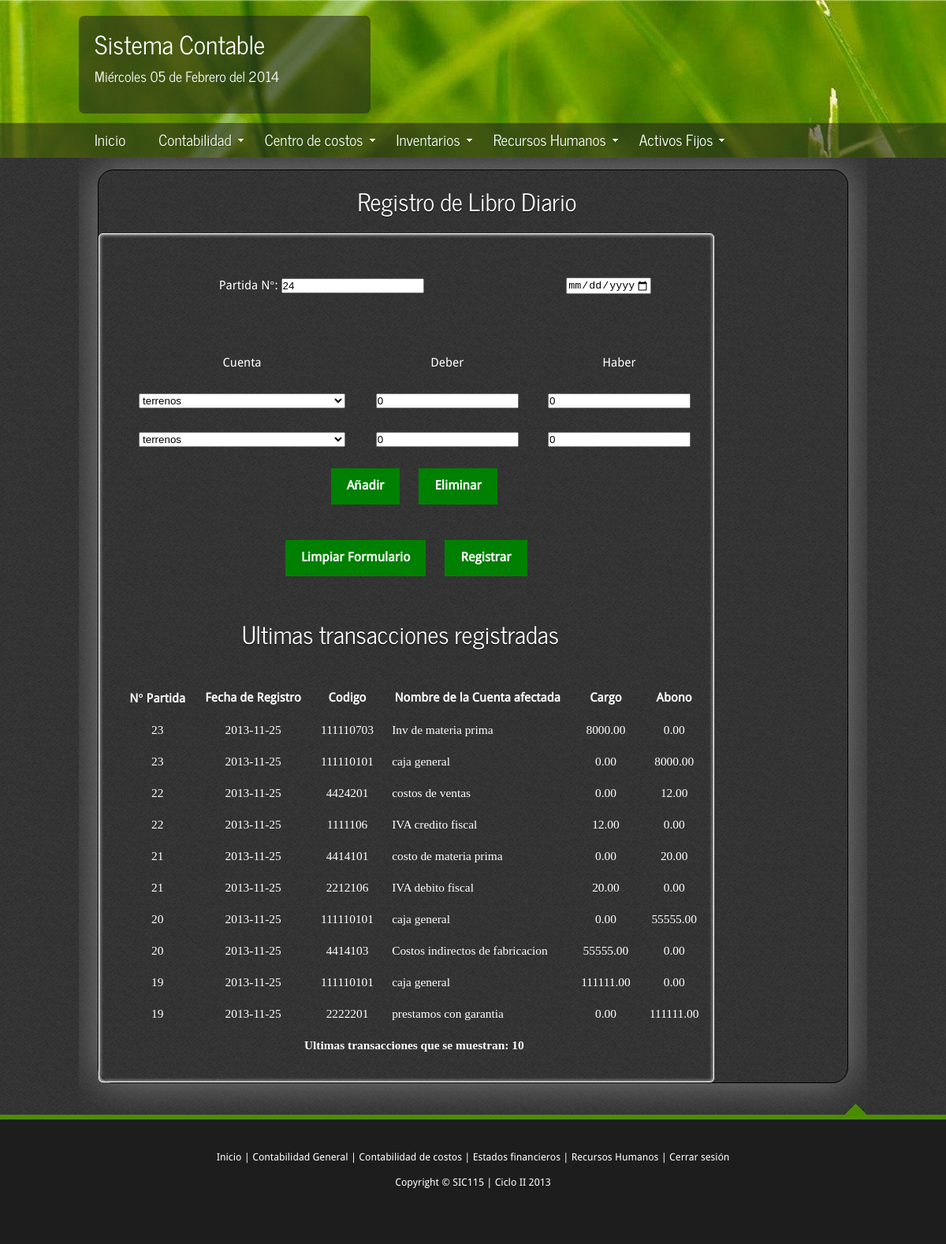
/registroDiario.php (signed in), run on the app's committed database.
### tables this page shows
CREATE TABLE IF NOT EXISTS `librodiario` (
  `NumeroTransaccion` int(10) NOT NULL,
  `CodigoCuenta` int(10) NOT NULL,
  `CargoLibroDiario` decimal(10,2) NOT NULL,
  `AbonoLibroDiario` decimal(10,2) NOT NULL,
  `FechaLibroDiario` date NOT NULL,
  PRIMARY KEY (`NumeroTransaccion`,`CodigoCuenta`)
);

CREATE TABLE IF NOT EXISTS `catalogodecuentas` (
  `CodCuenta` int(10) NOT NULL,
  `NombreCuenta` varchar(50) NOT NULL,
  `TipoCuenta` varchar(20) NOT NULL,
  `tipo2` varchar(10) NOT NULL,
  PRIMARY KEY (`CodCuenta`)
);

### registroDiario.php (the view, shortened to what this page needs)
<!DOCTYPE HTML>
<?php
   include 'funciones/funciones.php';
  $dias = array("Domingo","Lunes","Martes","Miércoles","Jueves","Viernes","Sábado");
  $meses = array("Enero","Febrero","Marzo","Abril","Mayo","Junio","Julio","Agosto","Septiembre","Octubre","Noviembre","Diciembre");
?>
<html>
<head>
  <link rel="stylesheet" type="text/css" href="css/style.css" />
  <link href="js/jquery-ui-1.10.3.custom/css/eggplant/jquery-ui-1.10.3.custom.css" rel="stylesheet">
</head>
<body>
  <div id="main">
    <header>
      <div id="logo">
        <div id="logo_text">
          <h1><a href="index.php">Sistema Contable</a><br> </h1>
             <h3> <?php
                echo $dias[date('w')]." ".date('d')." de ".$meses[date('n')-1]. " del ".date('Y');
              ?></h3>
        </div>
      </div>
      <nav>
          <?php mostrarMenu();
                function imprime_celdas($i){
                      echo "<td><select name=\"cuenta[]\" >";
                      include("conexion.php");
                      $con=mysql_connect($host,$user,$pw) or die("Problemas al conectar");
                      $QUERY = mysql_query("SELECT * FROM catalogodecuentas ", $con);
                      while ( $resultado = mysql_fetch_row($QUERY)){
                        echo "<option value='".$resultado[0]."'> ".$resultado[1]."</option>";
                      }
                  echo"</select> </td><td><input type='number' min='0' name=\"deber[]\" value='0'></td><td><input type='number' min='0' name=\"haber[]\" value='0'></td><tr>";
              }
          ?>
      </nav>
    </header>
    <div id="site_content">
      <div class="content"  style='width : 95%; border: 1px solid black; border-radius: 20px 20px 20px 20px; box-shadow:  0 0 50px gray;' >
        <h1 align="center">Registro de Libro Diario</h1>
        <form name="libro_diario" method="post" action="" style="padding: 5px;">
            <table class="tablaEntrada" style="border-spacing: 20px; width: 100%; text-aling=center;" >
                <tr>
                <td>Partida N°: <input name="partida" type="text" value= <?php
                                                                            include("conexion.php");
                                                                            $con=mysql_connect($host,$user,$pw) or die("Problemas al conectar");
                                                                            $QUERY = mysql_query("SELECT NumeroTransaccion FROM librodiario order by NumeroTransaccion desc", $con);
                                                                            $resultado = mysql_fetch_row($QUERY);
                                                                            if(!isset($resultado)){
                                                                              $numero = 0;
                                                                            }else{
                                                                              $numero = $resultado[0]+1;
                                                                            }
                                                                            echo "'".$numero."'";
                                                                        ?>  readonly></td>
                <td><input type="date" name="bday" max=<?php echo '"'.date('Y-m-d').'"';  ?> ></td>
                </tr>
            </table>
            <table class="tablaEntrada1" style="border-spacing: 10px; width: 100%; text-aling=center; ">
                <tr>
                <th>Cuenta</th>
                <th>Deber</th>
                <th>Haber</th>
                </tr>
                <?php
                    if(isset($_GET['u'])){
                    $u=$_GET['u'];
                      }
                    else {
                      $u=2;
                      }
                    for($i=0;$i<$u;$i++){
                      imprime_celdas($i);
                    }
                   echo "<tr>
                            <td colspan='3'>
                                <b><a class='boton' href='".$_SERVER['PHP_SELF']."?u=".($u+1)."'>Añadir</a>
                              </b>
                                <b><a class='boton' href='".$_SERVER['PHP_SELF']."?u=".($u-1)."'>Eliminar</a>
                              </b>
                            </td>
                         </tr>";
                ?>
            </table>
            <input class='boton' name ="boton" type="reset" value="Limpiar Formulario" >
            <input class='boton' name ="boton" type="submit" value="Registrar" >
            <table  class="tablaEntrada" style=" width: 100%; text-aling=left;" >
            <tr>
              <td><b>N° Partida</b></td>
              <td><b>Fecha de Registro</b></td>
              <td><b>Codigo</b></td>
              <td><b>Nombre de la Cuenta afectada</b></td>
              <td><b>Cargo</b></td>
              <td><b>Abono</b></td>
            </tr>
            <br>
            <br>
            <br>
            <br>
            <h1>Ultimas transacciones registradas</h1>
            <?php
              include("conexion.php");
              $link = @mysql_connect($host, $user,$pw)
                  or die ("Error al conectar a la base de datos.");
              $query = "SELECT * FROM librodiario ORDER BY NumeroTransaccion desc";
              $result = mysql_query($query);
              $numero = 0;
              $i=0;
             for($i; $i<10; $i++){
                $row=mysql_fetch_array($result);
                echo "<tr><td><font face=\"verdana\">".$row["NumeroTransaccion"]."</font></td>";
                echo "<td><font face=\"verdana\">".$row["FechaLibroDiario"]."</font></td>";
                echo "<td><font face=\"verdana\">".$row["CodigoCuenta"]."</font></td>";
                $setencia="SELECT NombreCuenta FROM  catalogodecuentas WHERE CodCuenta=".$row['CodigoCuenta'] ;
                $nombrecuenta=mysql_query($setencia, $link);
                $roww=mysql_fetch_array($nombrecuenta);
                echo "<td class=\"izquierda\"><font face=\"verdana\">".$roww['NombreCuenta']."</font></td>";
                echo "<td><font face=\"verdana\">".$row["CargoLibroDiario"]."</font></td>";
                echo "<td><font face=\"verdana\">".$row["AbonoLibroDiario"]."</font></td></tr>";
                $numero++;
              }
              echo "<tr><td colspan=\"15\"><font face=\"verdana\"><b>Ultimas transacciones que se muestran: " . $numero .
                  "</b></font></td></tr>";
            ?>
            </table>
        </form>
      </div>
    </div>
    <div id="scroll">
      <a title="Scroll to the top" class="top" href="#"><img src="images/top.png" alt="top" /></a>
    </div>
    <footer>
      <p></p>
      <p><a href="index.php">Inicio</a>
           | <a href="examples.php">Contabilidad General</a>
           | <a href="page.php">Contabilidad de costos</a>
           | <a href="another_page.php">Estados financieros</a>
           | <a href="contact.php">Recursos Humanos</a>
           | <a href="funciones/logout.php"> Cerrar sesión </a>
      </p>
      <p>Copyright &copy; SIC115 | Ciclo II 2013</p>
    </footer>
  </div>
</body>
</html>

### funciones/funciones.php (shortened to what this page needs)
<?php
function mostrarMenu() {
    echo '<div id="menu_container">
          <ul class="sf-menu" id="nav">
            <li><a href="inicio.php">Inicio</a></li>
            <li><a href="#">Contabilidad</a>
              <ul>
                <li><a href="registroDiario.php">Registros diarios</a></li>
                <li><a href="#">Catálogo de cuentas</a>
                <ul>
                    <li><a href="catalogoCuentasIngresar.php">Agregar cuentas</a></li>
                    <li><a href="catalogoCuentasEliminar.php">Eliminar cuentas</a></li>
                </ul>
                </li>
                <li><a href="#">Estados financieros</a>
                  <ul>
                    <li><a href="balanceComprobacion.php">Balance de comprobacion</a></li>
                    <li><a href="balanceResultado.php">Estado de Resultados</a></li>
                    <li><a href="#">Estado de capital</a></li>
                    <li><a href="balanceGeneral.php">Balance General</a></li>
                  </ul>
                </li>
            </ul>
            <li><a href="#">Centro de costos</a><ul>
                <li><a href="presupuestoCostoProduccion.php">Nueva orden de Produccion</a></li>
                <li><a href="listaDeOrdenes.php">Lista de ordenes de Produccion</a></li>
            </ul>
            </li>
            <li><a href="#">Inventarios</a>
            <ul>
                <li><a href="materiaPrima.php">Materia prima</a></li>
                <li><a href="#">Productos en proceso</a>
                <li><a href="#">Productos terminados</a>
                <li><a href="#">Materiales y suministros</a>
                </li>
            </ul>
            </li>
            <li><a href="#">Recursos Humanos</a>
            <ul>
                <li><a href="#">Empleados</a></li>
                <li><a href="#">Planilla</a></li>
            </ul>
            </li>
            <li><a href="#">Activos Fijos</a>
            <ul>
                <li><a href="ingresarMobiliarioYEquipo.php">Ingresar mobiliario y equipo</a></li>
                <li><a href="depreciacion.php">Depreciaciones</a></li>
            </ul>
            </li>
           </ul>
        </div>';
    }
?>

### css/style.css (style rules this page uses)
html { height: 100%; }
* { margin: 0; padding: 0; }
article, aside, figure, footer, header, hgroup, nav, section { display:block; }
body { font: normal .80em 'Droid Sans', arial, sans-serif; background: #F9F9F9; color: #FFF; }
p { padding: 0 0 16px 0; line-height: 1.7em; }
img { border: 0; }
h1, h2, h3, h4, h5, h6 { color: #FFF; letter-spacing: 0em; padding: 0 0 5px 0; }
h1, h2, h3 { font: normal 140% 'News Cycle', arial; margin: 0 0 15px 0; padding: 15px 0 5px 0; }
h3 { font-size: 140%; padding: 5px 0 0 0; }
a, a:hover { outline: none; text-decoration: none; color: #4D8D01; }
ul { margin: 2px 0 22px 17px; }
ul li { list-style-type: circle; margin: 0 0 6px 0; padding: 0 0 4px 5px; line-height: 1.5em; }
#main, #container, #logo, #site_content, footer { margin-left: auto; margin-right: auto; }
#main { background: #EEEEEE url(../images/dark.png); }
header { background: #444 url(../images/logo.jpg) no-repeat; height: 200px; }
#logo { width: 1000px; height: 180px; background: transparent; color: #888; padding: 20px 0 0 0; }
#logo #logo_text { width: 330px; border-radius: 7px; -moz-border-radius: 7px; -webkit-border: 7px; background: transparent url(../images/menubar.png); left: 0; padding: 10px 20px 20px 20px; }
#logo h1, #logo h2 { font: normal 250% 'News Cycle', arial, sans-serif; border-bottom: 0; text-transform: none; margin: 0; }
#logo_text h1, #logo_text h1 a, #logo_text h1 a:hover { padding: 0; color: #FFF; text-decoration: none; }
nav { height: 44px; margin: -44px auto 0 auto; color: #fef4e9; background: transparent url(../images/menubar.png); }
#menu_container { width: 1000px; margin: 0 auto 0 auto; }
#site_content { width: 1000px; overflow: hidden; margin: 0px auto 0 auto; padding: 15px 0 25px 0; text-shadow: 0 1px #000; text-align: center; }
.sidebar h3, .content h1 { padding: 0 15px 20px 0; font: 200% 'News Cycle', arial, sans-serif; text-shadow: #000 0 1px; margin: 0 1px; }
.content { display: inline-block; text-align: left; width: 740px; margin: 0 0 15px 0; font-size: 120%; padding: 14px 0 0 0; }
footer { font: 100% 'Droid Sans', arial, sans-serif; height: 125px; padding: 28px 0 5px 0; text-align: center; background: #1D1D1D; color: #FFF; margin: 0; border-top: 6px solid #4D8D01; }
footer p { line-height: 1.7em; padding: 0 0 10px 0; }
footer a { color: #FFF; text-decoration: none; }
#scroll { position: relative; width: 1000px; margin: 0 auto; bottom: 15px; right: 0; background: red; padding: 0; }
#scroll a { float: right; margin: 0 0 0 0; padding: 0 0 0 0; }
#scroll a img { float: right; padding: 0 0 0 0; margin: 0; }
ul.sf-menu,ul.sf-menu * { margin: 0; padding: 0; }
ul.sf-menu { display: block; position: relative; }
ul.sf-menu li { display: block; list-style: none; float: left; position: relative; }
ul.sf-menu a { display: block; position: relative; }
ul#nav { float: left; }
ul#nav li a { padding:5px 20px 6px 20px; font: 150% 'News Cycle', arial, sans-serif; text-shadow: 1px 1px #294701; text-decoration: none; color:#FFF; margin-right: 2px; }
form { font: normal 1em 'Droid Sans', arial, sans-serif; color: #FFF; display: inline-block; text-align: center; border: 1px solid white; border-radius: 5px; box-shadow: 0 0 5px white; box-shadow: inset 0 0 5px white; padding: 50px 30px 50px 30px; }
.boton { font: normal .80em 'Droid Sans', arial, sans-serif; color: #FFF; font-weight: bold; font-size: 16px; background-color: green; padding: 15px 20px 15px 20px; border: 0px solid #000; margin: 20px 10px 0 10px; }
table { margin: 10px 10px 10px 10px; }
table tr th, table tr td { background: #555; color: #FFF; text-align: left; text-shadow: none; }
.tablaEntrada, .tablaEntrada thead, .tablaEntrada tbody, .tablaEntrada td { font: normal 1em 'Droid Sans', arial, sans-serif; color: #FFF; background-color: rgba(0,0,0,0); border: rgba(0,0,0,0); padding: 10px 10px 10px 10px; text-align: center; }
.tablaEntrada1, .tablaEntrada1 thead, .tablaEntrada1 tbody, .tablaEntrada1 td, .tablaEntrada1 th { font: normal 1em 'Droid Sans', arial, sans-serif; color: #FFF; background-color: rgba(0,0,0,0); border: rgba(0,0,0,0); padding: 10px 10px 10px 10px; text-align: center; }

### registroDiario.php (style rules this page uses)
.izquierda { text-align: left !important; }

### data on the page
librodiario: NumeroTransaccion "23", FechaLibroDiario "2013-11-25", CodigoCuenta "111110703", catalogodecuentas.NombreCuenta "Inv de materia prima", CargoLibroDiario "8000.00", AbonoLibroDiario "0.00"
librodiario: NumeroTransaccion "23", FechaLibroDiario "2013-11-25", CodigoCuenta "111110101", catalogodecuentas.NombreCuenta "caja general", CargoLibroDiario "0.00", AbonoLibroDiario "8000.00"
librodiario: NumeroTransaccion "22", FechaLibroDiario "2013-11-25", CodigoCuenta "4424201", catalogodecuentas.NombreCuenta "costos de ventas", CargoLibroDiario "0.00", AbonoLibroDiario "12.00"
librodiario: NumeroTransaccion "22", FechaLibroDiario "2013-11-25", CodigoCuenta "1111106", catalogodecuentas.NombreCuenta "IVA credito fiscal", CargoLibroDiario "12.00", AbonoLibroDiario "0.00"
librodiario: NumeroTransaccion "21", FechaLibroDiario "2013-11-25", CodigoCuenta "4414101", catalogodecuentas.NombreCuenta "costo de materia prima", CargoLibroDiario "0.00", AbonoLibroDiario "20.00"
librodiario: NumeroTransaccion "21", FechaLibroDiario "2013-11-25", CodigoCuenta "2212106", catalogodecuentas.NombreCuenta "IVA debito fiscal", CargoLibroDiario "20.00", AbonoLibroDiario "0.00"
librodiario: NumeroTransaccion "20", FechaLibroDiario "2013-11-25", CodigoCuenta "111110101", catalogodecuentas.NombreCuenta "caja general", CargoLibroDiario "0.00", AbonoLibroDiario "55555.00"
librodiario: NumeroTransaccion "20", FechaLibroDiario "2013-11-25", CodigoCuenta "4414103", catalogodecuentas.NombreCuenta "Costos indirectos de fabricacion", CargoLibroDiario "55555.00", AbonoLibroDiario "0.00"
librodiario: NumeroTransaccion "19", FechaLibroDiario "2013-11-25", CodigoCuenta "111110101", catalogodecuentas.NombreCuenta "caja general", CargoLibroDiario "111111.00", AbonoLibroDiario "0.00"
librodiario: NumeroTransaccion "19", FechaLibroDiario "2013-11-25", CodigoCuenta "2222201", catalogodecuentas.NombreCuenta "prestamos con garantia", CargoLibroDiario "0.00", AbonoLibroDiario "111111.00"

### other printed values
$numero "10"
form field value "terrenos"
